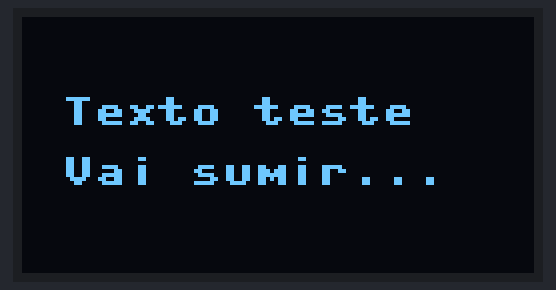
Recording of a program running on a simulated Raspberry Pi Pico running MicroPython. Shown: 128×64 one-colour display. What the program prints to the serial console is not drawn. At 2.1 s the program stops and its outputs stay as they are.

Above: at 0.1 s.

The program:

display_limpar.py
```python
# display_limpar.py
# Testa o bloco de limpar display
# Bloco: 🧹 Apagar display

from machine import Pin, I2C
from ssd1306 import SSD1306_I2C
import time

# Configuração
i2c = I2C(1, scl=Pin(3), sda=Pin(2), freq=400000)
oled = SSD1306_I2C(128, 64, i2c)

# Escreve algo no display
oled.fill(0)
oled.text("Texto teste", 10, 20, 1)
oled.text("Vai sumir...", 10, 35, 1)
oled.show()
print("Texto exibido, aguardando 2s...")
time.sleep(2)

# Limpa o display
oled.fill(0)
oled.show()
print("Display limpo!")
```
